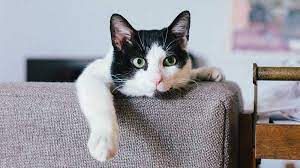
#> input picture cat.png, 300 x 168 px; its folder holds only this picture in this run
$ python cats.py
#> lines starting #> are read from the running program, lines starting #| are printed output that depends on the picture; after the words box and inside, x2 and y2 are one past the last pixel; in counts of white or black regions, pixels touching at a corner belong together
# -*- coding: utf-8 -*-

import cv2
import os

files = os.listdir()


img_path_list = []

#dosyalarda sonu png ile bitenleri img_path_liste ekle
for f in files:
    if f.endswith(".png"):
        img_path_list.append(f)

print(img_path_list)

# img_path_list'i oku

for j in img_path_list:
    print(j)
    image = cv2.imread(j)
#> image is the input picture: shape (168, 300, 3); mean B, G, R 156.1, 150, 151.5
    gray = cv2.cvtColor(image, cv2.COLOR_BGR2GRAY)
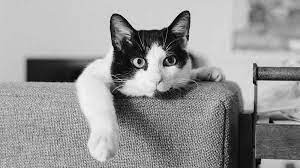
#> gray: shape (168, 300); min 0, max 255, mean 151.1

    #haarcascade'i çek
    detector = cv2.CascadeClassifier("haarcascade_frontalcatface.xml")
    rects = detector.detectMultiScale(gray, scaleFactor =1.045 ,minNeighbors = 2)
#> rects = [[122, 35, 65, 65]]

    #kedileri numaralandır
    for(i, (x,y,w,h)) in enumerate(rects):
        cv2.rectangle(image, (x,y), (x+w,y+h), (0,255,255),2)
        cv2.putText(image, "Kedi {}".format(i+1), (x,y-10), cv2.FONT_HERSHEY_SIMPLEX, 0.55,(0,255,255),2)
#> this loop made 1 pass
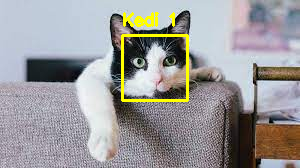
#> image: shape (168, 300, 3); 2.24% of pixels changed, all inside (x1, y1, x2, y2) = (121, 12, 189, 102)

    cv2.imshow(j, image)
    if cv2.waitKey(0) & 0xFF == ord("q"): continue
#> (key q is pressed here)

$ run again, on cats.png
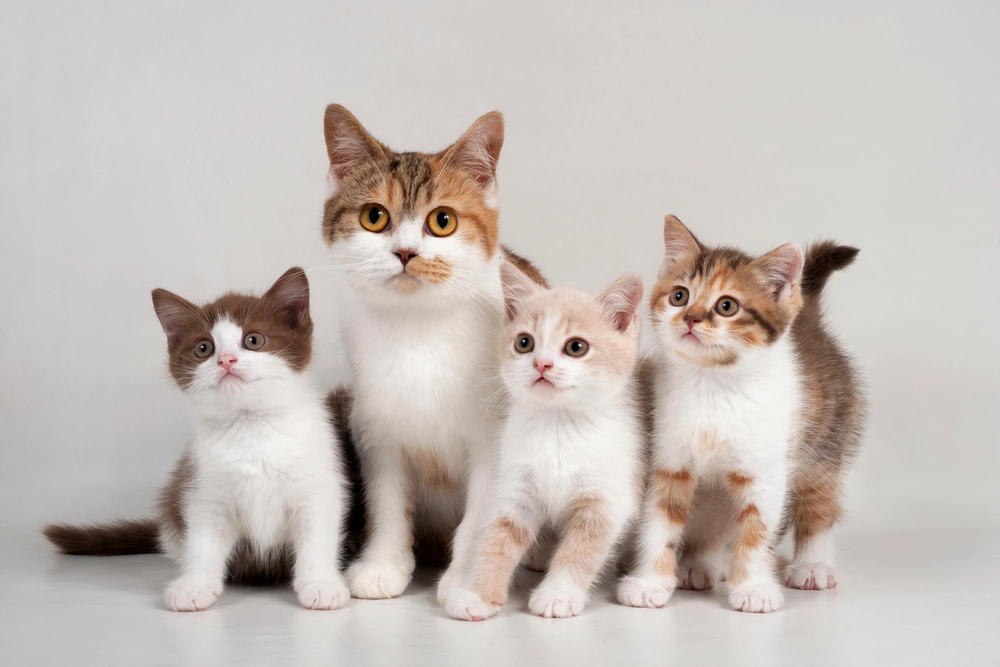
#> input picture cats.png, 1000 x 667 px, shrunk from 2000 x 1334 before the run
#> image is the input picture: shape (667, 1000, 3); mean B, G, R 183.6, 188.9, 197.7
#> `gray = cv2.cvtColor(image, cv2.COLOR_BGR2GRAY)`:
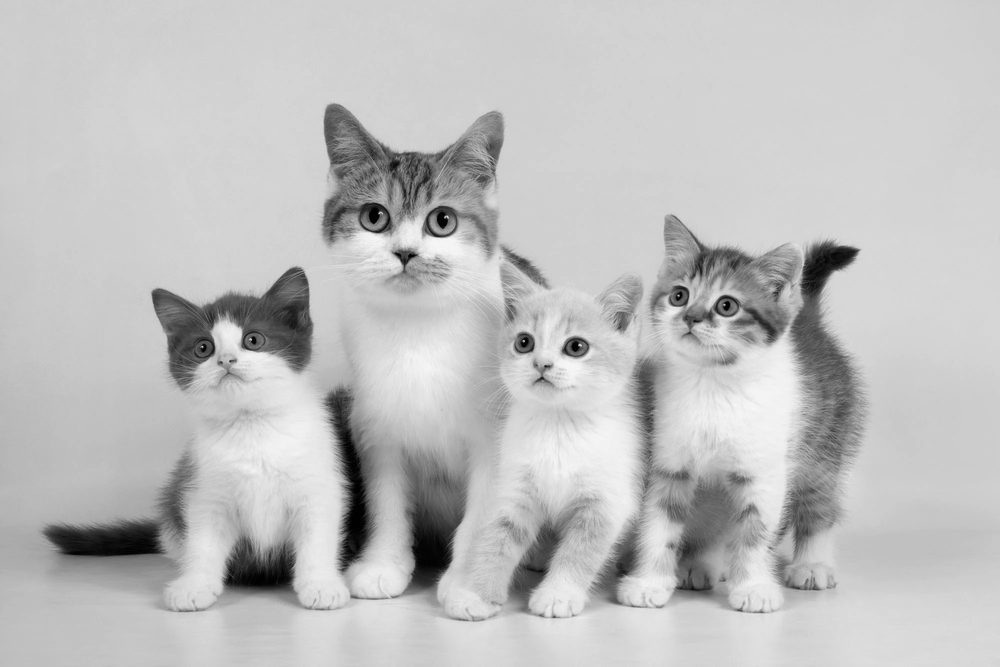
#> gray: shape (667, 1000); min 0, max 247, mean 190.9
#> rects = [[175, 300, 104, 104], [489, 296, 118, 118], [330, 152, 156, 156], [640, 249, 127, 127]]
#> the loop `for(i, (x,y,w,h)) in enumerate(rects):` made 4 passes
#> after the loop `for(i, (x,y,w,h)) in enumerate(rects):`:
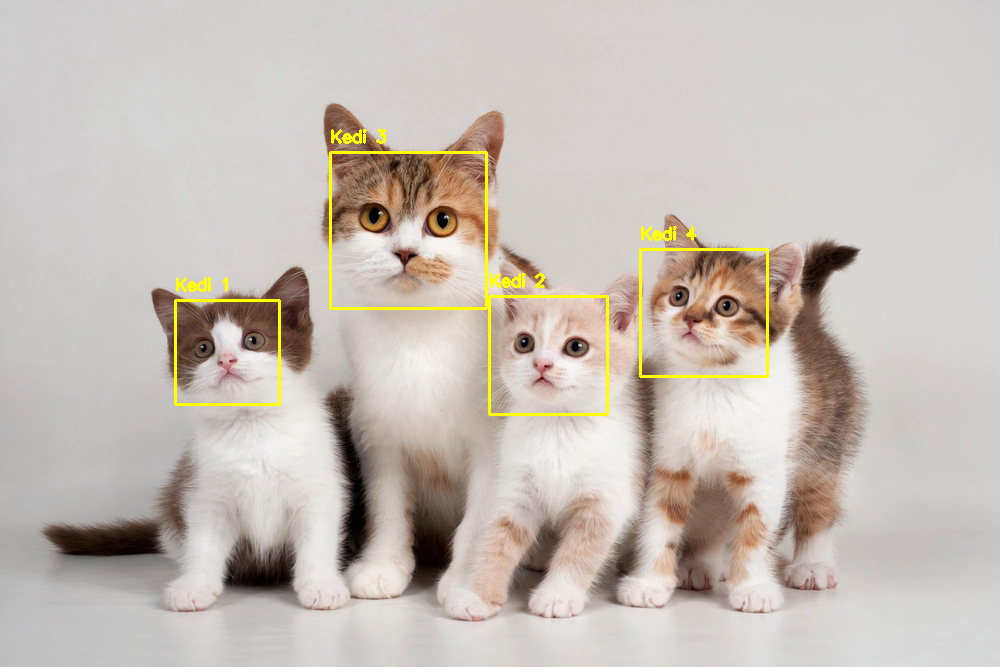
#> image: shape (667, 1000, 3); 1.13% of pixels changed, all inside (x1, y1, x2, y2) = (174, 129, 769, 416)
